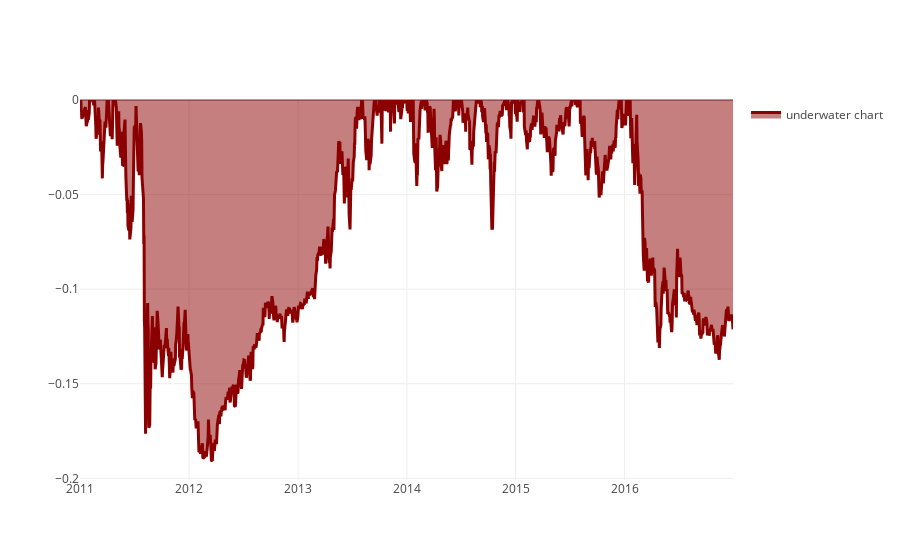

Notebook code cell kept with this figure:
### Code cell
UWchart = stat.to_pandas()['underwater']
make_plot_filled(UWchart.index, UWchart, color="darkred", name="underwater chart")

### Figure 1 — Plotly figure (JSON) as saved in the notebook; plotly's stock layout.template omitted (floating-point values rounded to 4 significant figures; data arrays with more than 128 entries replaced by an {"elided": "..."} marker saying what was removed)
{"data": [{"fill": "tonexty", "line": {"color": "darkred", "width": 3}, "name": "underwater chart", "type": "scatter", "uid": "c778d370-267e-4839-bfb8-b839e1617b4a", "x": {"elided": "1511 str values"}, "y": {"elided": "1511 float values"}}], "layout": {"showlegend": true}}
